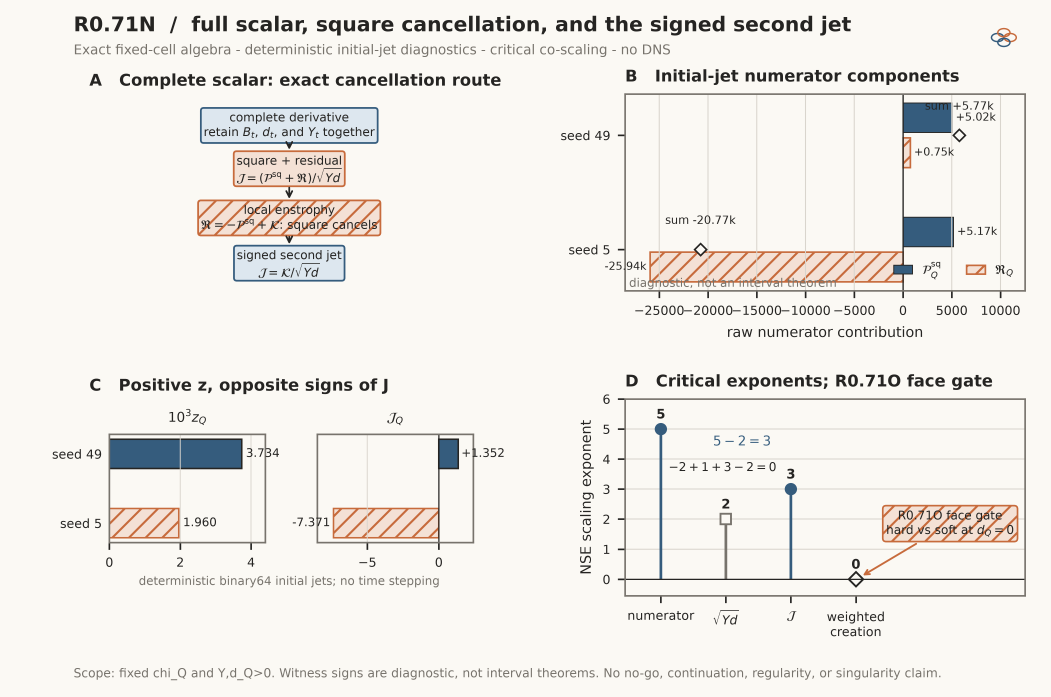
#> input picture figures/r071n-full-scalar/fig-r071n-square-residual-boundary/figure.png, 4204 x 2787 px (shown at 1/4 size)
$ python qa_images.py
#> lines starting #> are read from the running program, lines starting #| are printed output that depends on the picture
#!/usr/bin/env python3
"""Create original and true-grayscale final-size QA previews."""

from pathlib import Path

from PIL import Image, ImageOps


with Image.open(Path("figure.png")) as image:
#> image is the input picture: PIL image 4204x2787 RGBA; mean R, G, B, A 239.3, 236.5, 231.6, 255
    source = image.convert("RGB")
width = 1780
height = round(source.height * width / source.width)
#> height = 1180
preview = source.resize((width, height), Image.Resampling.LANCZOS)
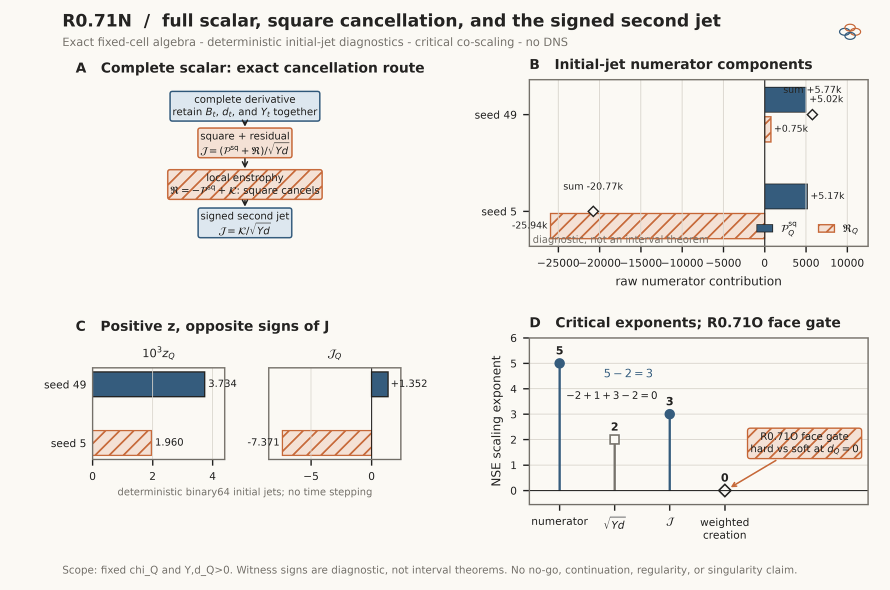
#> preview: PIL image 1780x1180 RGB (shown at 1/2 size); mean R, G, B 239.1, 236.4, 231.5
preview.save("qa-original.png", dpi=(254, 254))
ImageOps.grayscale(preview).convert("RGB").save(
    "qa-grayscale.png", dpi=(254, 254)
)
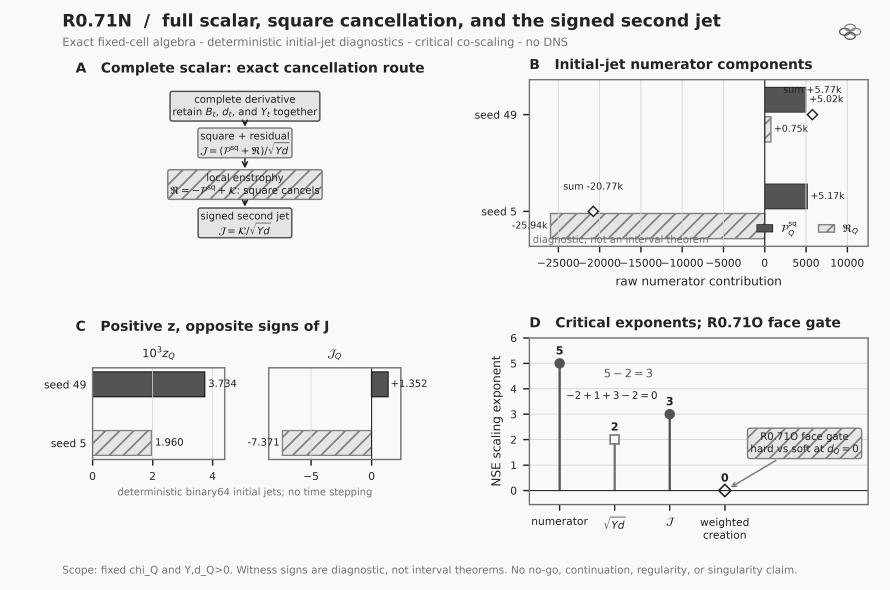
#> saved as qa-grayscale.png: PIL image 1780x1180 RGB (shown at 1/2 size); min 0, max 255, mean 236.7
